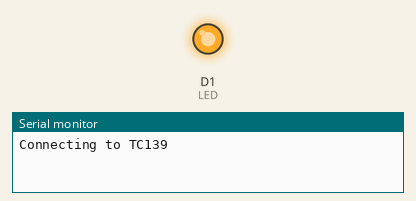
Simulated run of this sketch. Board: ESP8266 (NodeMCU). On the bench: output pins drawn as LEDs (lit = HIGH), the last lines printed to the serial monitor. WiFi joins after 1.5 s; servers stay silent unless stated.

Above: at 0.1 s.
At 10.3 s:
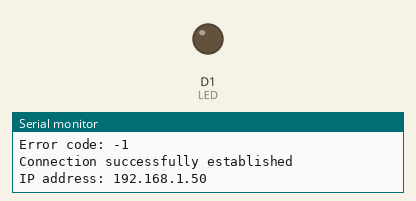
Timing chart, 0 to 11.8 s (numbered marks = the images above):
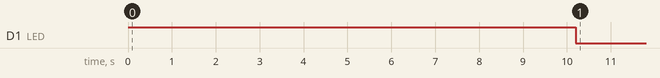

The sketch:

wifi_led.ino
```cpp
#include <ESP8266WiFi.h>
#include <ESP8266HTTPClient.h>
#include <WiFiClient.h>

int LED = D1;
int SERIAL_BAND = 9600;
int LOOP_DELAY = 10000;

const char* SID    = "TC139";
const char* PASSWORD = "9197615070";

void setup()
{
  Serial.begin(SERIAL_BAND);
  pinMode(LED, OUTPUT);

  initWiFi();

  WiFiClient client;
  HTTPClient http;

  String serverPath = "http://ys.ru";

  // Your Domain name with URL path or IP address with path
  http.begin(client, serverPath.c_str());

  // Send HTTP GET request
  int httpResponseCode = http.GET();

  if (httpResponseCode > 0) {
    Serial.print("HTTP Response code: ");
    Serial.println(httpResponseCode);
    String payload = http.getString();
    Serial.println(payload);
  }
  else {
    Serial.print("Error code: ");
    Serial.println(httpResponseCode);
  }
  // Free resources
  http.end();
}

void loop() {
  if(statusWiFi()){

  }

  delay(LOOP_DELAY);
}

bool statusWiFi(){
  switch (WiFi.status()) {
    case WL_CONNECTED:
      Serial.println("Connection successfully established");
      Serial.print("IP address: ");
      Serial.println(WiFi.localIP()); // показывает наше IP

      digitalWrite(LED, LOW);
      return true;
      break;
    case WL_NO_SSID_AVAIL:
      Serial.println("Configured SSID cannot be reached");
      digitalWrite(LED, LOW);
      break;
    case WL_CONNECT_FAILED:
      Serial.println("Connection failed");
      digitalWrite(LED, LOW);
      break;
  }

  return false;
}

void initWiFi() {
  //Включаем светодиод, горит, значит подключается
  digitalWrite(LED, HIGH);

  Serial.print("Connecting to ");
  Serial.println(SID);

  WiFi.mode(WIFI_STA); // Задаем режим работы WIFI_STA (клиент)
  WiFi.begin(SID, PASSWORD); // Подключаемся

  //The ESP8266 tries to reconnect automatically when the connection is lost
  WiFi.setAutoReconnect(true);
  WiFi.persistent(true);
}
```

Measured:
- by itself, D1 (LED): HIGH → LOW at 10.2 s
